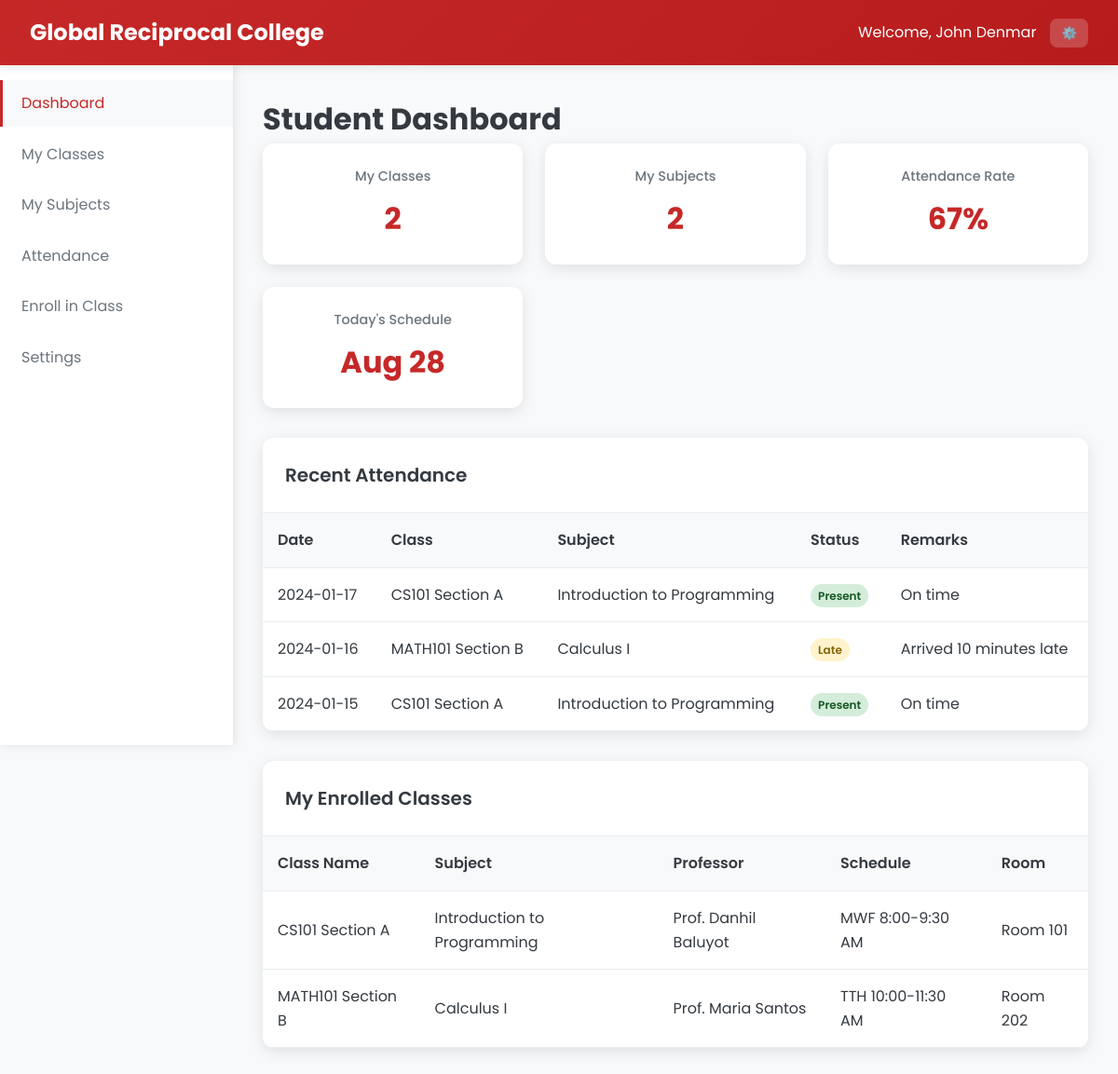
Page /student_dashboard.php (signed in) on the committed database.
### tables this page shows
CREATE TABLE IF NOT EXISTS attendance (
    attendance_id INT AUTO_INCREMENT PRIMARY KEY,
    student_id VARCHAR(20),
    class_id VARCHAR(20),
    date DATE NOT NULL,
    status ENUM('Present', 'Absent', 'Late') NOT NULL,
    remarks TEXT,
    created_at DATETIME NOT NULL,
    FOREIGN KEY (student_id) REFERENCES students(student_id),
    FOREIGN KEY (class_id) REFERENCES classes(class_id)
);

CREATE TABLE IF NOT EXISTS classes (
    class_id VARCHAR(20) PRIMARY KEY,
    class_name VARCHAR(100) NOT NULL,
    class_code VARCHAR(20) UNIQUE NOT NULL,
    subject_id VARCHAR(20),
    professor_id VARCHAR(20),
    schedule VARCHAR(100),
    room VARCHAR(50),
    created_at DATETIME NOT NULL,
    updated_at DATETIME NOT NULL,
    FOREIGN KEY (subject_id) REFERENCES subjects(subject_id),
    FOREIGN KEY (professor_id) REFERENCES professors(professor_id)
);

CREATE TABLE IF NOT EXISTS subjects (
    subject_id VARCHAR(20) PRIMARY KEY,
    subject_name VARCHAR(100) NOT NULL,
    subject_code VARCHAR(20) UNIQUE NOT NULL,
    description TEXT,
    credits INT NOT NULL,
    created_at DATETIME NOT NULL,
    updated_at DATETIME NOT NULL
);

CREATE TABLE IF NOT EXISTS professors (
    professor_id VARCHAR(20) PRIMARY KEY,
    employee_id VARCHAR(20) UNIQUE NOT NULL,
    first_name VARCHAR(50) NOT NULL,
    last_name VARCHAR(50) NOT NULL,
    email VARCHAR(100) UNIQUE NOT NULL,
    password VARCHAR(255) NOT NULL,
    department VARCHAR(100) NOT NULL,
    mobile VARCHAR(15) NOT NULL,
    created_at DATETIME NOT NULL,
    updated_at DATETIME NOT NULL
);

### student_dashboard.php (the view, shortened to what this page needs)
<?php
require_once 'db.php';
?>
<!DOCTYPE html>
<html lang="en">
<head>
    <link rel="stylesheet" href="css/styles.css">
</head>
<body>
    <nav class="navbar">
        <div class="navbar-brand">
            Global Reciprocal College
        </div>
        <div class="navbar-user">
            <span>Welcome, <?php echo $_SESSION['name']; ?></span>
            <div class="user-dropdown">
                <button class="dropdown-toggle">⚙️</button>
            </div>
        </div>
    </nav>
    <aside class="sidebar">
        <ul class="sidebar-menu">
            <li class="sidebar-item">
                <a href="student_dashboard.php" class="sidebar-link active">Dashboard</a>
            </li>
            <li class="sidebar-item">
                <a href="my_classes.php" class="sidebar-link">My Classes</a>
            </li>
            <li class="sidebar-item">
                <a href="my_subjects.php" class="sidebar-link">My Subjects</a>
            </li>
            <li class="sidebar-item">
                <a href="attendance.php" class="sidebar-link">Attendance</a>
            </li>
            <li class="sidebar-item">
                <a href="enroll.php" class="sidebar-link">Enroll in Class</a>
            </li>
            <li class="sidebar-item">
                <a href="settings.php" class="sidebar-link">Settings</a>
            </li>
        </ul>
    </aside>
    <main class="main-content">
        <h1>Student Dashboard</h1>
        <div class="dashboard-grid">
            <?php
            $student_id = $_SESSION['user_id'];
            $stmt = $pdo->prepare("SELECT COUNT(*) as count FROM student_classes WHERE student_id = ?");
            $stmt->execute([$student_id]);
            $stats['classes'] = $stmt->fetch()['count'];
            $stmt = $pdo->prepare("SELECT COUNT(DISTINCT s.subject_id) as count
                                 FROM student_classes sc
                                 JOIN classes c ON sc.class_id = c.class_id
                                 JOIN subjects s ON c.subject_id = s.subject_id
                                 WHERE sc.student_id = ?");
            $stmt->execute([$student_id]);
            $stats['subjects'] = $stmt->fetch()['count'];
            $stmt = $pdo->prepare("SELECT
                                 COUNT(*) as total,
                                 SUM(CASE WHEN status = 'Present' THEN 1 ELSE 0 END) as present
                                 FROM attendance
                                 WHERE student_id = ?");
            $stmt->execute([$student_id]);
            $attendance = $stmt->fetch();
            $attendance_rate = $attendance['total'] > 0 ? round(($attendance['present'] / $attendance['total']) * 100) : 0;
            ?>
            <div class="dashboard-card">
                <h3>My Classes</h3>
                <div class="number"><?php echo $stats['classes']; ?></div>
            </div>
            <div class="dashboard-card">
                <h3>My Subjects</h3>
                <div class="number"><?php echo $stats['subjects']; ?></div>
            </div>
            <div class="dashboard-card">
                <h3>Attendance Rate</h3>
                <div class="number"><?php echo $attendance_rate; ?>%</div>
            </div>
            <div class="dashboard-card">
                <h3>Today's Schedule</h3>
                <div class="number"><?php echo date('M d'); ?></div>
            </div>
        </div>
        <div class="table-container">
            <div class="table-header">
                <h2 class="table-title">Recent Attendance</h2>
            </div>
            <table class="table">
                <thead>
                    <tr>
                        <th>Date</th>
                        <th>Class</th>
                        <th>Subject</th>
                        <th>Status</th>
                        <th>Remarks</th>
                    </tr>
                </thead>
                <tbody>
                    <?php
                    $stmt = $pdo->prepare("SELECT a.*, c.class_name, s.subject_name
                                         FROM attendance a
                                         JOIN classes c ON a.class_id = c.class_id
                                         JOIN subjects s ON c.subject_id = s.subject_id
                                         WHERE a.student_id = ?
                                         ORDER BY a.date DESC, a.created_at DESC
                                         LIMIT 10");
                    $stmt->execute([$student_id]);
                    $attendance_records = $stmt->fetchAll();
                    foreach ($attendance_records as $record) {
                        $status_class = '';
                        switch ($record['status']) {
                            case 'Present':
                                $status_class = 'badge-success';
                                break;
                            case 'Late':
                                $status_class = 'badge-warning';
                                break;
                        }
                        echo "<tr>
                            <td>{$record['date']}</td>
                            <td>{$record['class_name']}</td>
                            <td>{$record['subject_name']}</td>
                            <td><span class='badge {$status_class}'>{$record['status']}</span></td>
                            <td>{$record['remarks']}</td>
                        </tr>";
                    }
                    ?>
                </tbody>
            </table>
        </div>
        <div class="table-container" style="margin-top: 2rem;">
            <div class="table-header">
                <h2 class="table-title">My Enrolled Classes</h2>
            </div>
            <table class="table">
                <thead>
                    <tr>
                        <th>Class Name</th>
                        <th>Subject</th>
                        <th>Professor</th>
                        <th>Schedule</th>
                        <th>Room</th>
                    </tr>
                </thead>
                <tbody>
                    <?php
                    $stmt = $pdo->prepare("SELECT c.*, s.subject_name, p.first_name, p.last_name
                                         FROM student_classes sc
                                         JOIN classes c ON sc.class_id = c.class_id
                                         JOIN subjects s ON c.subject_id = s.subject_id
                                         JOIN professors p ON c.professor_id = p.professor_id
                                         WHERE sc.student_id = ?");
                    $stmt->execute([$student_id]);
                    $enrolled_classes = $stmt->fetchAll();
                    foreach ($enrolled_classes as $class) {
                        echo "<tr>
                            <td>{$class['class_name']}</td>
                            <td>{$class['subject_name']}</td>
                            <td>Prof. {$class['first_name']} {$class['last_name']}</td>
                            <td>{$class['schedule']}</td>
                            <td>{$class['room']}</td>
                        </tr>";
                    }
                    ?>
                </tbody>
            </table>
        </div>
    </main>
</body>
</html>

### css/styles.css (style rules this page uses)
:root { --primary: #C62828; --primary-dark: #B71C1C; --primary-light: #EF5350; --secondary: #2E7D32; --accent: #1565C0; --light: #f8f9fa; --dark: #343a40; --gray: #6c757d; --light-gray: #e9ecef; --success: #28a745; --warning: #ffc107; --danger: #dc3545; --info: #17a2b8; }
* { margin: 0; padding: 0; box-sizing: border-box; }
body { font-family: 'Poppins', sans-serif; background-color: var(--light); color: var(--dark); line-height: 1.6; }
.navbar { background: linear-gradient(135deg, var(--primary) 0%, var(--primary-dark) 100%); color: white; padding: 1rem 2rem; display: flex; justify-content: space-between; align-items: center; box-shadow: 0 2px 10px rgba(0, 0, 0, 0.1); position: sticky; top: 0; z-index: 1000; }
.navbar-brand { font-size: 1.5rem; font-weight: 700; display: flex; align-items: center; gap: 10px; }
.navbar-user { display: flex; align-items: center; gap: 15px; }
.user-dropdown { position: relative; }
.dropdown-toggle { background: rgba(255, 255, 255, 0.2); border: none; color: white; padding: 8px 12px; border-radius: 8px; cursor: pointer; transition: background-color 0.3s ease; }
.sidebar { width: 250px; background: white; height: calc(100vh - 70px); position: fixed; left: 0; top: 70px; box-shadow: 2px 0 10px rgba(0, 0, 0, 0.1); overflow-y: auto; }
.sidebar-menu { list-style: none; padding: 1rem 0; }
.sidebar-item { margin-bottom: 5px; }
.sidebar-link { display: flex; align-items: center; padding: 12px 20px; color: var(--gray); text-decoration: none; transition: all 0.3s ease; border-left: 3px solid transparent; }
.sidebar-link.active { background: var(--light); color: var(--primary); border-left-color: var(--primary); }
.main-content { margin-left: 250px; padding: 2rem; min-height: calc(100vh - 70px); background: var(--light); }
.dashboard-grid { display: grid; grid-template-columns: repeat(auto-fit, minmax(250px, 1fr)); gap: 1.5rem; margin-bottom: 2rem; }
.dashboard-card { background: white; padding: 1.5rem; border-radius: 12px; box-shadow: 0 4px 15px rgba(0, 0, 0, 0.1); text-align: center; transition: transform 0.3s ease; }
.dashboard-card h3 { color: var(--gray); font-size: 0.9rem; margin-bottom: 0.5rem; font-weight: 500; }
.dashboard-card .number { font-size: 2rem; font-weight: 700; color: var(--primary); }
.table-container { background: white; border-radius: 12px; box-shadow: 0 4px 15px rgba(0, 0, 0, 0.1); overflow: hidden; margin-bottom: 2rem; }
.table-header { padding: 1.5rem; border-bottom: 1px solid var(--light-gray); display: flex; justify-content: space-between; align-items: center; }
.table-title { font-size: 1.25rem; font-weight: 600; color: var(--dark); }
.table { width: 100%; border-collapse: collapse; }
.table th, .table td { padding: 1rem; text-align: left; border-bottom: 1px solid var(--light-gray); }
.table th { background: var(--light); font-weight: 600; color: var(--dark); }
.badge { padding: 4px 8px; border-radius: 20px; font-size: 0.75rem; font-weight: 600; }
.badge-success { background: #d4edda; color: #155724; }
.badge-warning { background: #fff3cd; color: #856404; }

### rows in the picture
attendance: date "2024-01-17", class.class_name "CS101 Section A", subjects.subject_name "Introduction to Programming", status "Present", remarks "On time"
attendance: date "2024-01-16", class.class_name "MATH101 Section B", subjects.subject_name "Calculus I", status "Late", remarks "Arrived 10 minutes late"
attendance: date "2024-01-15", class.class_name "CS101 Section A", subjects.subject_name "Introduction to Programming", status "Present", remarks "On time"
classes: class_name "CS101 Section A", subject.subject_name "Introduction to Programming", professor.first_name "Danhil", professor.last_name "Baluyot", schedule "MWF 8:00-9:30 AM", room "Room 101"
classes: class_name "MATH101 Section B", subject.subject_name "Calculus I", professor.first_name "Maria", professor.last_name "Santos", schedule "TTH 10:00-11:30 AM", room "Room 202"

### other values in the picture
$_SESSION['name'] "John Denmar"
$stats['classes'] "2"
$stats['subjects'] "2"
$attendance_rate "67"
